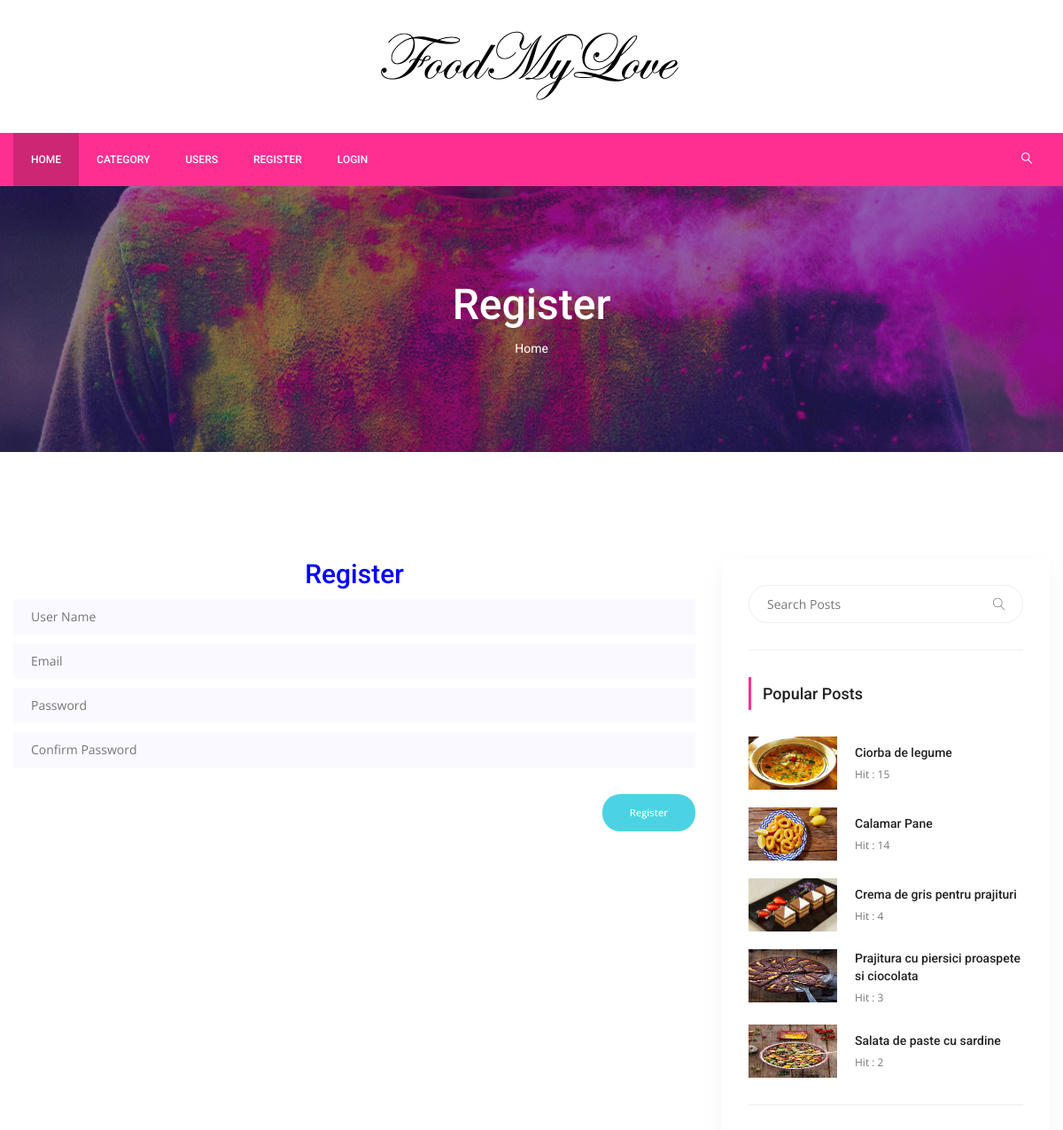
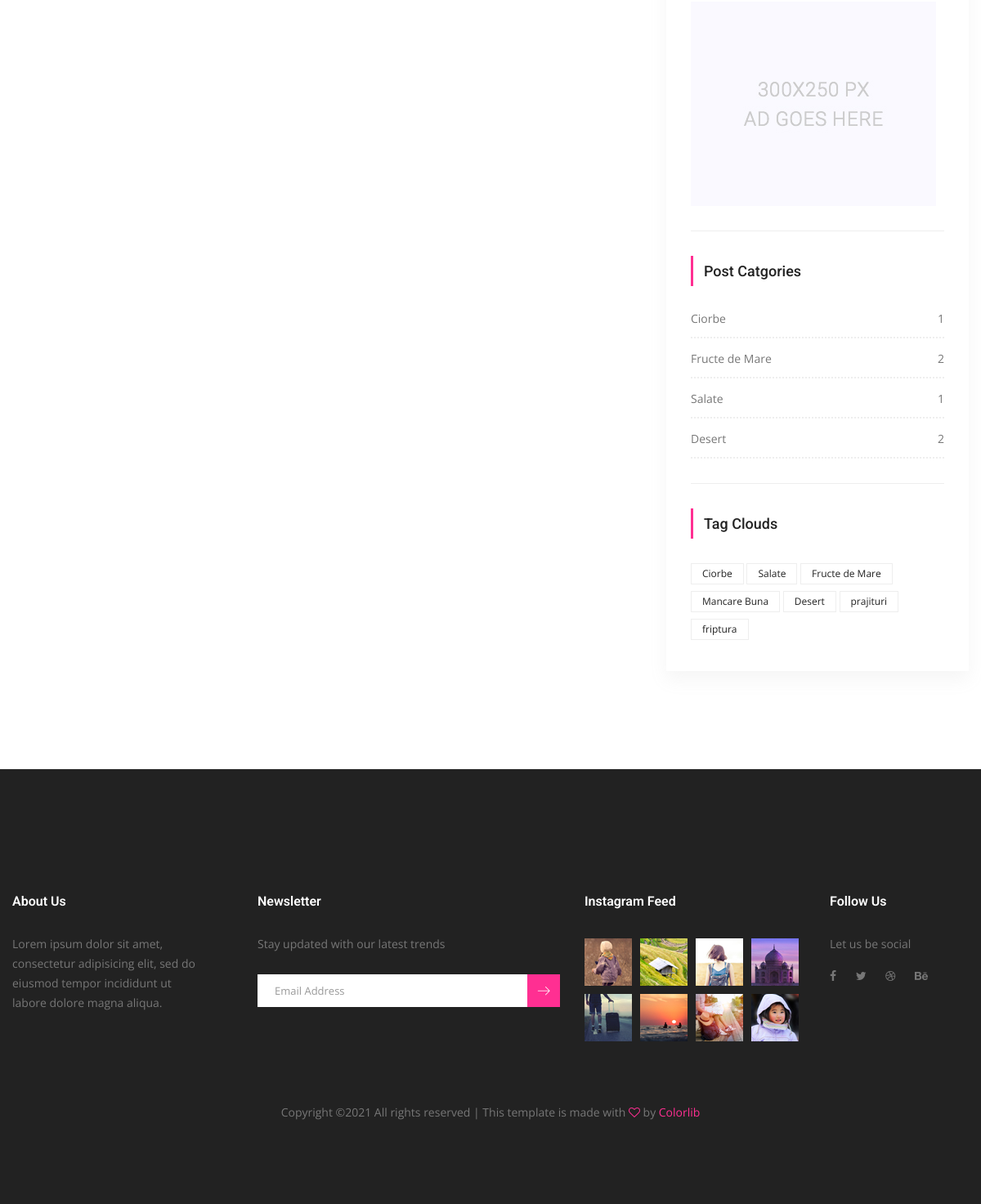
The page /users/register/ on the database its author committed (2 pictures, top to bottom).
### posts/models.py (models this page shows, shortened)
class Post(models.Model):
    title = models.CharField(max_length=150)
    content = models.TextField()
    publishing_date = models.DateTimeField(auto_now=True)
    image = models.ImageField(blank=True, null=True, upload_to='uploads/')
    user = models.ForeignKey(settings.AUTH_USER_MODEL,
                             on_delete=models.CASCADE)
    slug = models.SlugField(default='slug', editable=False)
    category = models.ForeignKey(Category,
                                 on_delete=models.CASCADE,
                                 default=1,
                                 related_name='posts')
    tag = models.ManyToManyField(Tag, related_name='posts', blank=True)
    slider_post = models.BooleanField(default=False)
    hit = models.PositiveIntegerField(default=0)

class Category(models.Model):
    title = models.CharField(max_length=150)
    slug = models.SlugField(editable=False)
    def post_count(self):
        return self.posts.all().count()

class Tag(models.Model):
    title = models.CharField(max_length=50)
    slug = models.SlugField(editable=False)
    def __str__(self):
        return self.title

### users/views.py (the view)
# urls.py: path('register/', RegisterView.as_view(), name='register'),
class RegisterView(CreateView):
    template_name = 'users/register.html'
    form_class = RegisterForm
    success_url = '/'

### users/forms.py
class RegisterForm(UserCreationForm):
    username = forms.CharField(max_length=60)
    email = forms.EmailField(max_length=50)
    password1 = forms.CharField()
    password2 = forms.CharField()
    class Meta(UserCreationForm):
        model = User
        fields = ('username', 'email', 'password1', 'password2')

### posts/templatetags/custom_tags.py (called while the page is built)
@register.simple_tag(name='categories')
def all_categories():
    return Category.objects.all()

@register.simple_tag(name='tags')
def all_tags():
    return Tag.objects.all()

@register.simple_tag(name='hit_posts')
def hit_posts():
    return Post.objects.order_by('-hit')[:5]

### templates/users/register.html (shortened to what this page needs)
{% extends 'base.html' %}
{% load static %}
{% block content %}
        <section class="banner_area">
            <div class="banner_inner d-flex align-items-center">
            	<div class="overlay bg-parallax" data-stellar-ratio="0.9" data-stellar-vertical-offset="0" data-background=""></div>
				<div class="container">
					<div class="banner_content text-center">
						<h2>Register</h2>
						<div class="page_link">
							<a href="{% url 'index' %}">Home</a>
						</div>
					</div>
				</div>
            </div>
        </section>
        <section class="blog_area p_120">
            <div class="container">
                <div class="row">
                    <div class="col-lg-8">
                        <h2 style="text-align: center; color: blue;">Register</h2>
                        <div class="blog_left_sidebar">
                            <form method="POST">
                                <div class="mt-10">
                                    <input type="text" name="username" placeholder="User Name" onfocus="this.placeholder = ''" onblur="this.placeholder = 'User Name'" required="" class="single-input">
                                </div>
                                <div class="mt-10">
                                    <input type="text" name="email" placeholder="Email" onfocus="this.placeholder = ''" onblur="this.placeholder = 'Email'" required="" class="single-input">
                                </div>
                                <div class="mt-10">
                                    <input type="password" name="password1" placeholder="Password" onfocus="this.placeholder = ''" onblur="this.placeholder = 'Password'" required="" class="single-input">
                                </div>
                                <div class="mt-10">
                                    <input type="password" name="password2" placeholder="Confirm Password" onfocus="this.placeholder = ''" onblur="this.placeholder = 'Confirm Password'" required="" class="single-input">
                                </div>
                                <input type="submit" class="genric-btn success circle" style= "float: right; margin-top: 30px;"value="Register">
                            </form>
                        </div>
                    </div>
                    {% include 'right_side.html' %}
                </div>
            </div>
        </section>
        {% endblock %}

### templates/right_side.html
{% load static %}
{% load custom_tags %}
 <div class="col-lg-4">
    <div class="blog_right_sidebar">
        <aside class="single_sidebar_widget search_widget">
            <form action="{% url 'search' %}" method="GET">
                <div class="input-group">
                    <input type="text" class="form-control" placeholder="Search Posts" name='q'>
                    <span class="input-group-btn">
                        <button class="btn btn-default" type="button"><i class="lnr lnr-magnifier"></i></button>
                    </span>
                </div>
            </form>
            <div class="br"></div>
        </aside>
        <aside class="single_sidebar_widget popular_post_widget">
            <h3 class="widget_title">Popular Posts</h3>
            {% hit_posts as posts %}
            {% for post in posts %}
            <div class="media post_item">
                <img src="{{ post.image.url }}" alt="post" style="width: 100px; height: 60px;">
                <div class="media-body">
                    <a href="{% url 'detail' post.pk post.slug %}"><h3>{{ post.title }}</h3></a>
                    <p>Hit : {{ post.hit }}</p>
                </div>
            </div>
            {% endfor %}
            <div class="br"></div>
        </aside>
        <aside class="single_sidebar_widget">
            <a href="#"><img class="img-fluid" src="{% static "img/blog/add.jpg" %}" alt=""></a>
            <div class="br"></div>
        </aside>
        <aside class="single_sidebar_widget post_category_widget">
            <h4 class="widget_title">Post Catgories</h4>
            <ul class="list cat-list">
                {% categories as categories %}
                {% for category in categories %}
                <li>
                    <a href="{% url 'category_detail' pk=category.id slug=category.slug %}" class="d-flex justify-content-between">
                        <p>{{ category.title }}</p>
                        <p>{{ category.post_count }}</p>
                    </a>
                </li>
                {% endfor %}
            </ul>
            <div class="br"></div>
        </aside>
        <aside class="single-sidebar-widget tag_cloud_widget">
            <h4 class="widget_title">Tag Clouds</h4>
            <ul class="list">
                {% tags as labels %}
                {% for label in labels %}
                <li><a href="{% url 'tag_detail' label.slug %}">{{ label }}</a></li>
                {% endfor %}
            </ul>
        </aside>
    </div>
</div>

### rows shown on the page
Post: image (picture), title "Ciorba de legume", hit "15"
Post: image (picture), title "Calamar Pane", hit "14"
Post: image (picture), title "Crema de gris pentru prajituri", hit "4"
Post: image (picture), title "Prajitura cu piersici proaspete si ciocolata", hit "3"
Post: image (picture), title "Salata de paste cu sardine", hit "2"
Category: title "Ciorbe", post_count "1"
Category: title "Fructe de Mare", post_count "2"
Category: title "Salate", post_count "1"
Category: title "Desert", post_count "2"
Tag: title "Ciorbe"
Tag: title "Salate"
Tag: title "Fructe de Mare"
Tag: title "Mancare Buna"
Tag: title "Desert"
Tag: title "prajituri"
Tag: title "friptura"
